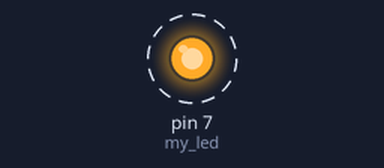
This sketch was run on a simulated Arduino Uno, built with avr-gcc and run on an emulated ATmega328P. On the bench: output pins drawn as LEDs (lit = HIGH). Dashed ring = blinking.

Above: at 0.5 s.
Timing chart, 0 to 4.6 s (numbered marks = the images above):
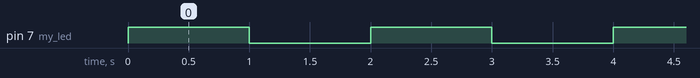

The sketch:

DoubleLED.ino
```cpp
#define my_led 7
#define your_led 4
void setup() {
  pinMode(my_led, OUTPUT);
  Serial.begin(9600);
  // put your setup code here, to run once:

}

void loop() {
  while(true){
  digitalWrite(my_led, HIGH);
  delay(1000);
  digitalWrite(my_led, LOW);
  //delay(1000);
  digitalWrite(your_led, HIGH);
  delay(1000);
  digitalWrite(your_led, LOW);
  //delay(1000);
  // put your main code here, to run repeatedly:
  }
}
```

Measured:
- by itself, pin 7 (my_led): alternates HIGH for 1.0 s and LOW for 1.0 s
